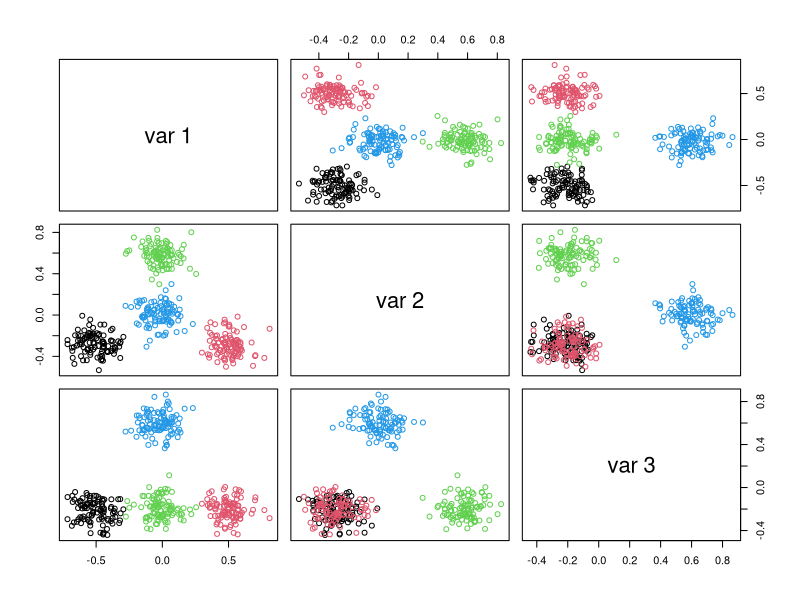
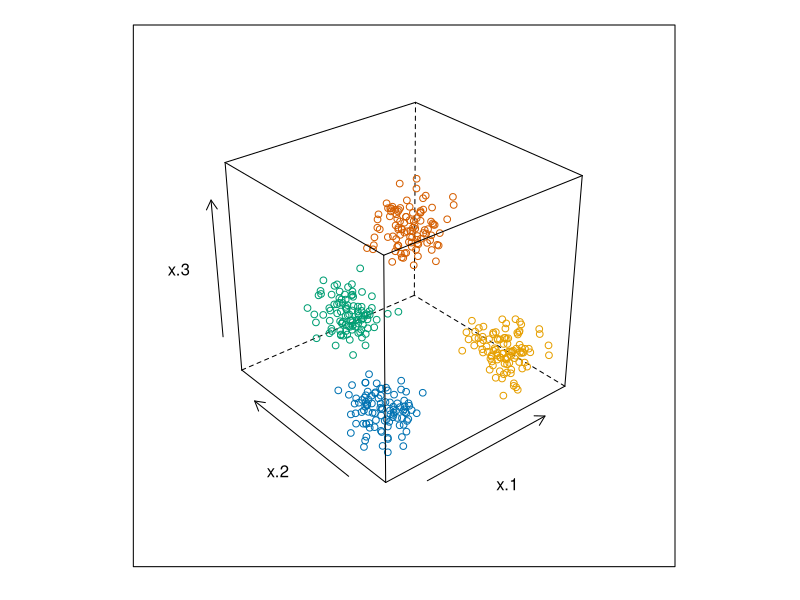

Write the R code that produced these figures, in order.
library(mlbench)


### Name: mlbench.simplex
### Title: Corners of d-dimensional Simplex
### Aliases: mlbench.simplex simplex
### Keywords: datagen

### ** Examples

p <- mlbench.simplex()
plot(p)

library("lattice")
cloud(x.3~x.1+x.2, groups=classes, data=as.data.frame(p))
